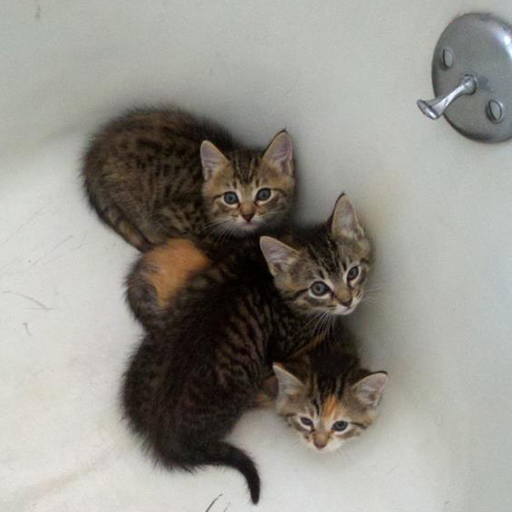
%> input picture cats.jpg, 512 x 512 px
$ octave hw3.m   (GNU Octave 9; MATLAB toolbox functions it lacks are replaced by stand-ins)
%> lines starting %> are read from the running program, lines starting %| are printed output that depends on the picture
### readimg.m
%% --------------------------------------------------------
%% readimg()
% Code reads a square greyscale image, passes it to u

function [u] = readimg(imgstring)
u = imread(imgstring);
u = double(u) / 255;

[n,n2] = size(u);
if (n ~= n2)
  error('by default, this only supports square images')
end
end
%% --------------------------------------------------------

### unsharpen.m
%% --------------------------------------------------------
%% unsharpen() function
% Code creates a blurry mask, subtracts it from image u to find the
% difference, then adds the difference to the image in order to sharpen it.

function [unsharp] = unsharpen(u,iterations)

[n,n2] = size(u);

e = ones(n,1);
L1 = spdiags([e  -2*e  e], [-1 0 1], n, n);

L1(1,1) = -1;
L1(end,end) = -1;

I = speye(n,n);
L = kron(L1, I) + kron(I, L1);

v = reshape(u, n*n, 1);

for i=1:iterations
  v = v + 0.1*(L*v);
end

ublur = reshape(v, n, n);
%%
% This changes a blurring function to a unsharp mask.
edgemap = u - ublur;
unsharp = u + edgemap;

end
%% --------------------------------------------------------

### unsharpendeg.m
%% --------------------------------------------------------
%% unsharpendeg()
% Code creates a blurry mask, subtracts it from image uto find the
% difference, then adds the difference to the image in order to
% sharpen it. Modified to edit the degree per iteration.

function [unsharp] = unsharpendeg(u,iterations, degree)

[n,n2] = size(u);

e = ones(n,1);
L1 = spdiags([e  -2*e  e], [-1 0 1], n, n);

L1(1,1) = -1;
L1(end,end) = -1;

I = speye(n,n);
L = kron(L1, I) + kron(I, L1);

v = reshape(u, n*n, 1);

for i=1:iterations
  v = v + degree*(L*v);
end

ublur = reshape(v, n, n);
%%
% This changes a blurring function to a unsharp mask.
edgemap = u - ublur;
unsharp = u + edgemap;

end
%% --------------------------------------------------------

### ellipse.m
%% --------------------------------------------------------
%% ellipse() function
% Takes a set of X and Y points and computes the b, c and d value for a
% ellipse of equation bx^2+cxy+dy^2 = 1!

function [b,c,d] = ellipse(x,y)

    format long

    A = [x.^2, x.*y, y.^2]


    B = ones(length(x),1);


    X = A\B;
    b = X(1);
    c = X(2);
    d = X(3);
end
%% --------------------------------------------------------

### ellipseplot.m
%% --------------------------------------------------------
%% ellipseplot() function
% Takes the b, c and d values for an ellipsis of equation bx^2+cxy+dy^2 =
% 1, and plots it!

function [] = ellipseplot (b,c,d)

ang = (1/2)*atan(c/(d-b));
e = sqrt((1-tan(ang)^2)/(b-d*(tan(ang)^2)))
f = sqrt((tan(ang)^2-1)/(b*(tan(ang))^2-d))

t = linspace(0,2*pi,200);
u = e*cos(t);
v = f*sin(t);

X = u*cos(-ang) - v*sin(-ang);
Y = u*sin(-ang) + v*cos(-ang);

plot(X,Y)
end
%% --------------------------------------------------------

### greyimg.m
%% --------------------------------------------------------
%% greyimg() function
% Code formats images with a colour axis from 0 to 1 (grey) and equal axis.

function [] = greyimg()
caxis([0 1])
colormap(gray)
axis equal, axis tight
end
%% --------------------------------------------------------

### normtable.m
%% --------------------------------------------------------
%% normtable()
% Produces a norm for HW3 in Scientific Computing at Oxford

function [] = normtable(xx,N)
fprintf('================================================================================\n');
fprintf('            Backslash        Normal equation          QR                  SVD        \n')
fprintf('                                                                          \n')
fprintf('================================================================================\n');
    fprintf('x');
    fprintf('        %+1.15f  %+1.15f  %+1.15f  %+1.15f\n',xx);
fprintf('--------------------------------------------------------------------------------\n');
    fprintf('2-norm  %+1.15f  %+1.15f  %+1.15f  %+1.15f\n',N);
fprintf('================================================================================\n');
end
%% --------------------------------------------------------

### hw3.m
%% SciComp Homework 3
% *By Thomas M Aarholt, 15th November 2012*
%% Problem 1
% Hello World git! Here follows the git shortlog:
type('gitlog.txt')
%% Problem 2
% I create a 0-1 matrix with 50 columns, turn it into a vandermonde matrix
% where all the values previously in the columns 1-50 now are in column 2,
% rows 1-50, with the rest of the columns formatted according to the
% vandermonde matrix.
m = 50;
n = 5;

t = linspace(0,1,m)'; % Creating t, the 0-1 vector with m spaces.
A = fliplr(vander(t)); % Creating a vandermonde matrix
                       % (the right way around with fliplr)

A = A(:,1:n); % Removing the entries after the fifth row
b = cos(4*t); % The "real" cos(4*t)

%%
figure(1);
hold on

COS = plot(t,b,'r-.'); % What does cos(4t) look like?
set(COS,'LineWidth',15);

xx(:,1) = A\b; % Solving by Matlab's backslash command
BACKS = plot(t,A*xx(:,1),'b');
set(BACKS,'LineWidth',9);


xx(:,2) = (A'*A)\(A'*b); % Finding the normal equations by
                         % multiplying with the transpose of A
NORMAL = plot(t,A*xx(:,2),'g');
set(NORMAL,'LineWidth',6);

[Q,R] = qr(A); % Finding the solution by QR factorisation:
xx(:,3) = R\Q'*b;
QR = plot(t,A*xx(:,3),'m');
set(QR,'LineWidth',3)

[U,S,V] = svd(A,0); % Finding the solution by svd:
G = U * S * V';
xx(:,4) = (G'*G)\(G'*b);

SVD = plot(t,A*xx(:,4),'black');
set(SVD,'LineWidth',2)

legend('COS','BACKSLASH','NORMAL','QR','SVD')
title('Solving y = cos(4t) in different ways')
xlabel('radians');
ylabel('function solution')
%> figure, not shown here; curve peaks at x = 0, y = 1; curve peaks at x = 0.0204, y = 0.988
hold off

%%
% *Norms:*
for c = 1:4
    N(c) = norm(A*xx(:,c)-b,2);
end


%%
% *Table of solutions of x and 2-norms:*
normtable(xx,N)


%% Problem 3
% I have literally no idea how to do this. Have one of the top rated
% pictures of all time on reddit.com/r/cats instead:

cats = imread('cats.jpg');
%> cats is the input picture: size 512x512x3 uint8; mean R, G, B 147, 144.8, 138
figure(2); imagesc(cats);
axis equal, axis tight

%% Problem 4
%% PART 1
% Starting with the unsharp mask
clear all

type('readimg.m')
u = readimg('testpat_blur2.png');
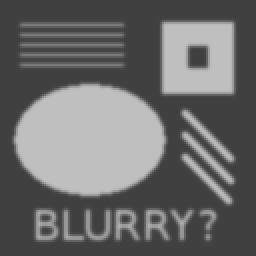
%> input picture testpat_blur2.png, 128 x 128 px (shown 2 times larger)
%> in readimg, u is the input picture: size 128x128 uint8; min 64, max 191, mean 107


type('unsharpen.m')
unsharp = unsharpen(u,10); % Apply image unsharp mask
%> in unsharpen, `L1(end,end) = -1;`: L1: size 128x128 double; min -2, max 1, mean 0


figure(3); clf; % Clears figure for new images (in case it contains cats)

subplot(1,2,1), imagesc(u);
type('greyimg.m')
greyimg();

subplot(1,2,2), imagesc(unsharp);
greyimg();

%%
% *Image becomes sharpened!*

%% PART 2
% What happens if we unsharpen a non-blurry image?

[u] = readimg('testpat_noblur.png'); % Read image from file
%> call 2 of readimg, with imgstring = 'testpat_noblur.png'
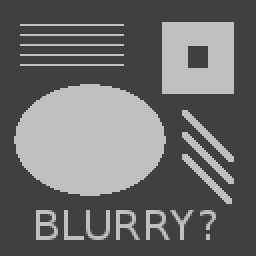
%> input picture testpat_noblur.png, 128 x 128 px (shown 2 times larger)
%> in readimg, u is the input picture: size 128x128 uint8; min 64, max 191, mean 107

unsharp = unsharpen(u,10); % Apply image unsharp mask

figure(4); clf; % Clears figure for new images

% Plots full size and zoomed versions of original image, 10 step blurring
% and 100 step blurring.
subplot(3,2,1), imagesc(u);
greyimg();
title('Original "testpat noblur.png"')

subplot(3,2,2), imagesc(u);
greyimg();
axis([30 60 30 60])
title('Zoomed original')


subplot(3,2,3), imagesc(unsharp);
greyimg();
title('Unsharpened image"')


subplot(3,2,4), imagesc(unsharp);
greyimg();
axis([30 60 30 60])
title('Unsharpened zoomed at edge, 10 blurring steps')

unsharp100 = unsharpen(u,100);
%> call 3 of unsharpen, with iterations = 100
%> in unsharpen (call 3), `edgemap = u - ublur;`:
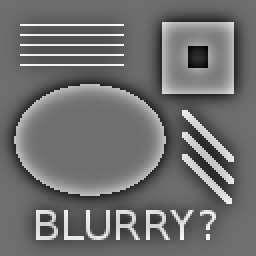
%> edgemap: size 128x128 double (shown 2 times larger); min -0.356, max 0.461, mean 2.6e-18; drawn with min black and max white

subplot(3,2,5), imagesc(unsharp100);
greyimg();
title('Unsharpened image"')

subplot(3,2,6), imagesc(unsharp100);
greyimg();
axis([30 60 30 60])
title('Unsharpened zoomed at edge, 100 blurring steps')

hold off

%%
% The sharpening of the image enhances the contrast between points that are
% already contrasting. For a unblurred image, this ramps up the "whiteness"
% of the image to the point of making it "grainy", as can be seen on the
% zoomed plot of the 100 stepped blurring image.

%% PART 3

u = readimg('eye.png'); % Read image from file
%> call 3 of readimg, with imgstring = 'eye.png'
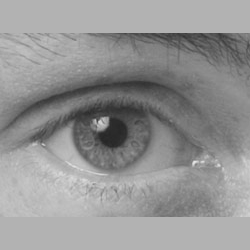
%> input picture eye.png, 250 x 250 px
%> in readimg, u is the input picture: size 250x250 uint8; min 38, max 228, mean 147.8

unsharp1 = unsharpendeg(u,10,0.1); % Apply image unsharp mask
%> in unsharpendeg, `L1(end,end) = -1;`:
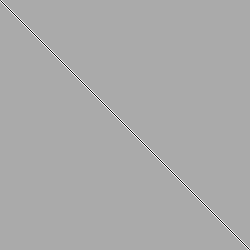
%> L1: size 250x250 double; min -2, max 1, mean 0; drawn with min black and max white
unsharp5 = unsharpendeg(u,10,0.5); % Apply image unsharp mask
%> call 2 of unsharpendeg, with iterations = 10, degree = 0.5
%> in unsharpendeg (call 2), `edgemap = u - ublur;`:
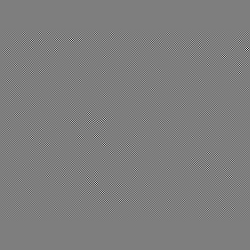
%> edgemap: size 250x250 double; min -193.9, max 197.7, mean 0; drawn with min black and max white

figure(5); clf; % Clears figure for new images

% Plots full size and zoomed versions of original image, 10 step blurring
% and 100 step blurring.
subplot(3,1,1), imagesc(u);
greyimg();
title('Original "testpat noblur.png"')

subplot(3,1,2), imagesc(unsharp1);
greyimg();
title('Unsharp mask with parameter 0.1')


subplot(3,1,3), imagesc(unsharp5);
greyimg();
title('Unsharp mask with parameter 0.5')

%%
% With the parameter set to 0.5, the image becomes a contrasty mess with no
% identifiable image.

%% Problem 5
% For two vectors, xx and yy that are sets coordinates for plotting a
% ellipse around, we can use the following n x 3 matrix:
xx = []; yy = [];
A = [xx.^2, xx.*yy, yy.^2];

% What is the data we want to fit against?
xx = [3,1,0,-1,-2,0,-2,2]'
yy = [3,-2,3,2,-2,-4,0,0]'
%%
% Having a look:
figure(6);
scatter(xx,yy,100,'r','filled')
axis([-6,6,-6,6])
hold on
grid on

type('ellipse.m')
[b,c,d] = ellipse(xx,yy)


type('ellipseplot.m')
ellipseplot(b,c,d);
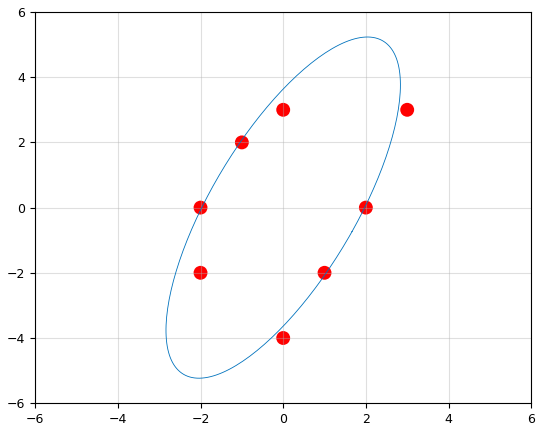
%> figure redrawn from the program's plot data
%%
% Now we create the points, and the program finds the best fitting ellipse!

figure(7);

axis([-3 3 -3 3]), axis manual, hold on, grid on
x = []; y = []; button = 1;
disp('input points with mouse, button >= 2 for final point')
while button == 1
%> (the run ends here)
